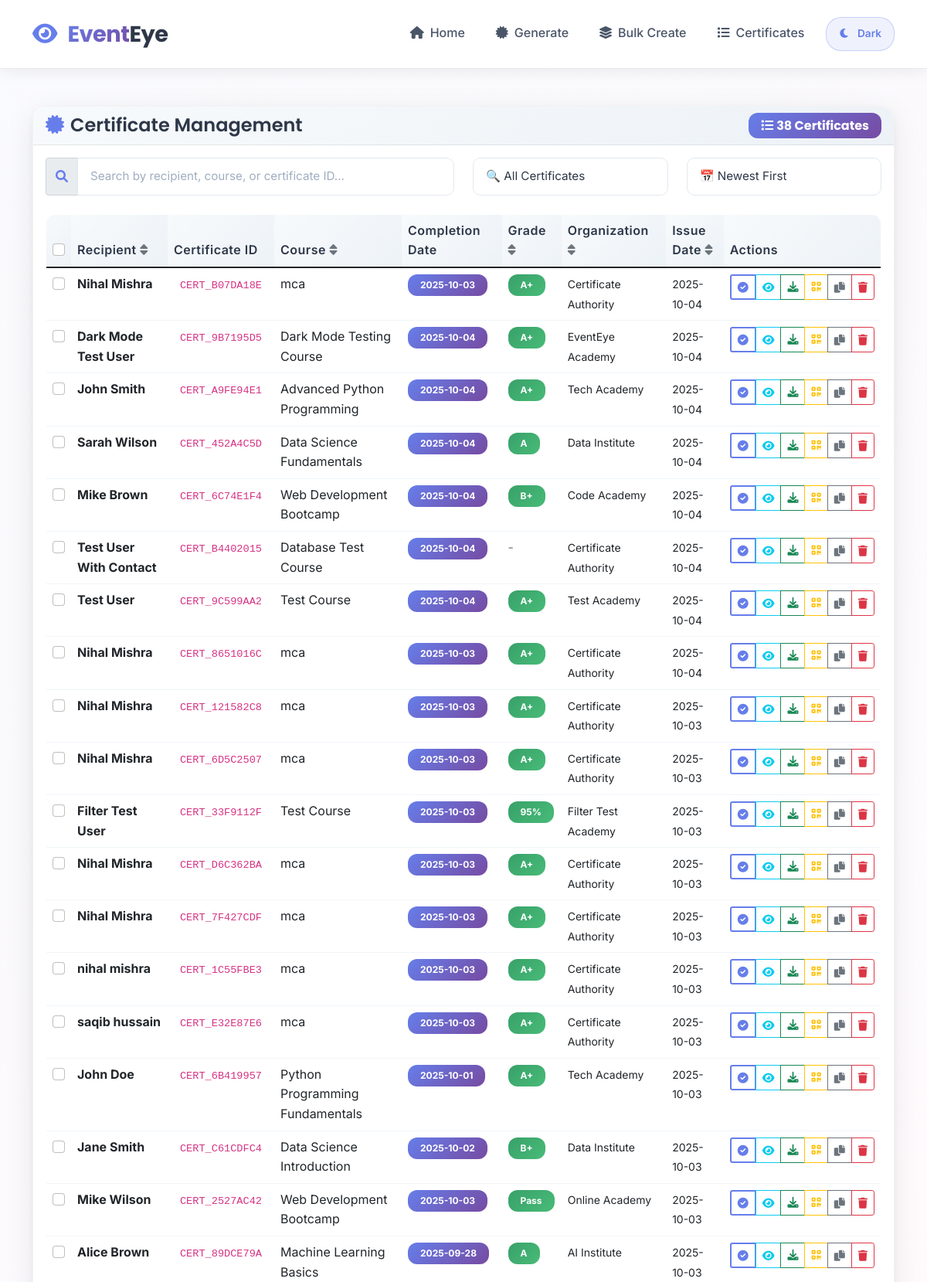
/certificates (upper part), run on the app's committed database.
### tables this page shows
CREATE TABLE certificates (
                id INTEGER PRIMARY KEY AUTOINCREMENT,
                certificate_id TEXT UNIQUE,
                recipient_name TEXT,
                course_name TEXT,
                completion_date TEXT,
                issue_date TEXT,
                instructor_name TEXT,
                organization TEXT,
                grade TEXT,
                certificate_hash TEXT,
                created_at TIMESTAMP DEFAULT CURRENT_TIMESTAMP
            , qr_code_data TEXT, file_path TEXT, is_active BOOLEAN DEFAULT 1, email TEXT, phone TEXT);

### enhanced_web.py (the view)
@app.route('/certificates')
def list_certificates():
    certificates = cert_gen.list_certificates()
    return render_template('certificates_list.html',
                         certificates=certificates,
                         full_features=FULL_FEATURES)

### certificate_generator.py (called while the page is built)
    def list_certificates(self) -> List[Dict]:
        conn = sqlite3.connect(self.database_path)
        cursor = conn.cursor()
        cursor.execute('SELECT * FROM certificates WHERE is_active = 1 ORDER BY created_at DESC')
        results = cursor.fetchall()
        columns = [description[0] for description in cursor.description]
        certificates = [dict(zip(columns, row)) for row in results]
        conn.close()
        return certificates

### templates/certificates_list.html (shortened to what this page needs)
{% extends "base.html" %}
{% block content %}
<div class="row">
    <div class="col-12">
        <div class="card">
            <div class="card-header d-flex justify-content-between align-items-center">
                <h4 class="mb-0" style="font-family: 'Poppins', sans-serif; font-weight: 600;">
                    <i class="fas fa-certificate me-2" style="color: #667eea;"></i>Certificate Management
                </h4>
                <span class="badge fs-6 px-3 py-2" style="background: linear-gradient(135deg, #667eea, #764ba2); color: white !important; border-radius: 12px;">
                    <i class="fas fa-list me-1"></i>{{ certificates|length }} Certificates
                </span>
            </div>
            <div class="card-body">
                {% if certificates %}
                <div class="row mb-4">
                    <div class="col-md-6">
                        <div class="input-group">
                            <span class="input-group-text">
                                <i class="fas fa-search" style="color: #667eea;"></i>
                            </span>
                            <input type="text" class="form-control" id="searchInput"
                                   placeholder="Search by recipient, course, or certificate ID...">
                        </div>
                    </div>
                    <div class="col-md-3">
                        <select class="form-select" id="filterSelect">
                            <option value="">🔍 All Certificates</option>
                        </select>
                    </div>
                    <div class="col-md-3">
                        <select class="form-select" id="sortSelect">
                            <option value="date-desc">📅 Newest First</option>
                        </select>
                    </div>
                </div>
                <div class="table-responsive">
                    <table class="table table-hover">
                        <thead class="table-dark">
                            <tr>
                                <th>
                                    <input type="checkbox" id="selectAllCerts" class="form-check-input" title="Select/Deselect All">
                                </th>
                                <th style="cursor: pointer;" onclick="quickSort('name')" title="Click to sort by Recipient">
                                    Recipient <i class="fas fa-sort text-muted"></i>
                                </th>
                                <th>Certificate ID</th>
                                <th style="cursor: pointer;" onclick="quickSort('course')" title="Click to sort by Course">
                                    Course <i class="fas fa-sort text-muted"></i>
                                </th>
                                <th>Completion Date</th>
                                <th style="cursor: pointer;" onclick="quickSort('grade')" title="Click to sort by Grade">
                                    Grade <i class="fas fa-sort text-muted"></i>
                                </th>
                                <th style="cursor: pointer;" onclick="quickSort('org')" title="Click to sort by Organization">
                                    Organization <i class="fas fa-sort text-muted"></i>
                                </th>
                                <th style="cursor: pointer;" onclick="quickSort('date')" title="Click to sort by Issue Date">
                                    Issue Date <i class="fas fa-sort text-muted"></i>
                                </th>
                                <th>Actions</th>
                            </tr>
                        </thead>
                        <tbody>
                            {% for cert in certificates %}
                            <tr>
                                <td>
                                    <input type="checkbox" class="form-check-input cert-checkbox"
                                           value="{{ cert.certificate_id }}"
                                           data-email="{{ cert.email or '' }}"
                                           data-phone="{{ cert.phone or '' }}"
                                           data-recipient="{{ cert.recipient_name }}"
                                           data-file="/download/{{ cert.certificate_id }}">
                                </td>
                                <td>
                                    <strong>{{ cert.recipient_name }}</strong>
                                </td>
                                <td>
                                    <code style="padding: 4px 8px; border-radius: 6px; font-size: 0.85rem;">{{ cert.certificate_id }}</code>
                                </td>
                                <td>{{ cert.course_name }}</td>
                                <td>
                                    <span class="badge px-3 py-2" style="background: linear-gradient(135deg, #667eea, #764ba2); border-radius: 12px; color: white !important;">{{ cert.completion_date }}</span>
                                </td>
                                <td>
                                    {% if cert.grade %}
                                        <span class="badge px-3 py-2" style="background: linear-gradient(135deg, #38a169, #48bb78); border-radius: 12px; color: white !important;">{{ cert.grade }}</span>
                                    {% else %}
                                        <span class="text-muted">-</span>
                                    {% endif %}
                                </td>
                                <td>
                                    <small>{{ cert.organization }}</small>
                                </td>
                                <td>
                                    <small>{{ cert.issue_date }}</small>
                                </td>
                                <td>
                                    <div class="btn-group btn-group-sm" role="group">
                                        <a href="/verify/{{ cert.certificate_id }}"
                                           class="btn btn-outline-primary btn-sm"
                                           title="Verify Certificate">
                                            <i class="fas fa-check-circle"></i>
                                        </a>
                                        <button class="btn btn-outline-info btn-sm"
                                                onclick="showDetails('{{ cert.certificate_id }}')"
                                                title="View Details">
                                            <i class="fas fa-eye"></i>
                                        </button>
                                        <a href="/download/{{ cert.certificate_id }}"
                                           class="btn btn-outline-success btn-sm"
                                           title="Download Certificate">
                                            <i class="fas fa-download"></i>
                                        </a>
                                        {% if full_features %}
                                        <a href="/qr/{{ cert.certificate_id }}"
                                           class="btn btn-outline-warning btn-sm"
                                           title="Download QR Code">
                                            <i class="fas fa-qrcode"></i>
                                        </a>
                                        {% endif %}
                                        <button class="btn btn-outline-secondary btn-sm"
                                                onclick="copyId('{{ cert.certificate_id }}')"
                                                title="Copy ID">
                                            <i class="fas fa-copy"></i>
                                        </button>
                                        <button class="btn btn-outline-danger btn-sm"
                                                onclick="deleteCertificate('{{ cert.certificate_id }}')"
                                                title="Delete Certificate">
                                            <i class="fas fa-trash"></i>
                                        </button>
                                    </div>
                                </td>
                            </tr>
                            {% endfor %}
                        </tbody>
                    </table>
                </div>
                {% endif %}
            </div>
        </div>
    </div>
</div>
{% endblock %}

### templates/base.html (shortened to what this page needs)
<!DOCTYPE html>
<html lang="en">
<head>
    <link href="https://cdn.jsdelivr.net/npm/bootstrap@5.1.3/dist/css/bootstrap.min.css" rel="stylesheet">
    <link href="https://cdnjs.cloudflare.com/ajax/libs/font-awesome/6.0.0/css/all.min.css" rel="stylesheet">
</head>
<body>
    <nav class="navbar navbar-expand-lg navbar-dark">
        <div class="container">
            <a class="navbar-brand fw-bold" href="/" style="font-size: 1.8rem;">
                <i class="fas fa-eye me-2" style="color: #667eea;"></i>
                <span class="brand-highlight">Event</span>Eye
            </a>
            <div class="collapse navbar-collapse" id="navbarNav">
                <ul class="navbar-nav ms-auto">
                    <li class="nav-item">
                        <a class="nav-link px-3 py-2 mx-1 rounded-pill" href="/">
                            <i class="fas fa-home me-2"></i>Home
                        </a>
                    </li>
                    <li class="nav-item">
                        <a class="nav-link px-3 py-2 mx-1 rounded-pill" href="/generate">
                            <i class="fas fa-certificate me-2"></i>Generate
                        </a>
                    </li>
                    <li class="nav-item">
                        <a class="nav-link px-3 py-2 mx-1 rounded-pill" href="/bulk_generate">
                            <i class="fas fa-layer-group me-2"></i>Bulk Create
                        </a>
                    </li>
                    <li class="nav-item">
                        <a class="nav-link px-3 py-2 mx-1 rounded-pill" href="/certificates">
                            <i class="fas fa-list me-2"></i>Certificates
                        </a>
                    </li>
                    <li class="nav-item ms-2">
                        <button class="theme-toggle" onclick="toggleTheme()">
                            <i class="fas fa-moon me-1" id="themeIcon"></i>
                            <span id="themeText">Dark</span>
                        </button>
                    </li>
                </ul>
            </div>
        </div>
    </nav>
    <main class="container my-5">
        {% block content %}{% endblock %}
    </main>
</body>
</html>

### templates/base.html (style rules this page uses)
* { margin: 0; padding: 0; box-sizing: border-box; }
body { background: #ffffff; min-height: 100vh; font-family: 'Inter', -apple-system, BlinkMacSystemFont, 'Segoe UI', sans-serif; color: #1a1a1a; line-height: 1.6; overflow-x: hidden; transition: background-color 0.3s ease, color 0.3s ease; }
body::before { content: ''; position: fixed; top: 0; left: 0; width: 100%; height: 100%; background: linear-gradient(135deg, #667eea 0%, #764ba2 25%, #f093fb 50%, #f5576c 75%, #4facfe 100%); opacity: 0.03; z-index: -1; pointer-events: none; }
.navbar { background: rgba(255, 255, 255, 0.95) !important; backdrop-filter: blur(20px); border-bottom: 1px solid rgba(0, 0, 0, 0.08); box-shadow: 0 2px 20px rgba(0, 0, 0, 0.08); padding: 1rem 0; }
.navbar-brand { font-family: 'Poppins', sans-serif; font-weight: 700; color: #2d3748 !important; font-size: 1.8rem; letter-spacing: -0.5px; }
.navbar-brand .brand-highlight { background: linear-gradient(135deg, #667eea 0%, #764ba2 100%); -webkit-background-clip: text; -webkit-text-fill-color: transparent; background-clip: text; }
.nav-link { color: #4a5568 !important; font-weight: 500; transition: all 0.3s ease; position: relative; }
.nav-link::after { content: ''; position: absolute; width: 0; height: 2px; bottom: 0; left: 50%; background: linear-gradient(135deg, #667eea, #764ba2); transition: all 0.3s ease; }
.card { background: rgba(255, 255, 255, 0.9); backdrop-filter: blur(20px); border: 1px solid rgba(0, 0, 0, 0.05); border-radius: 16px; box-shadow: 0 10px 40px rgba(0, 0, 0, 0.08), 0 4px 12px rgba(0, 0, 0, 0.05); transition: all 0.3s cubic-bezier(0.4, 0, 0.2, 1); }
.card-header { background: linear-gradient(135deg, #f7fafc 0%, #edf2f7 100%); border-bottom: 1px solid rgba(0, 0, 0, 0.08); border-radius: 16px 16px 0 0 !important; font-family: 'Poppins', sans-serif; font-weight: 600; color: #2d3748; }
.btn-outline-primary { border: 2px solid #667eea; color: #667eea; background: transparent; border-radius: 12px; padding: 10px 24px; font-weight: 600; transition: all 0.3s ease; }
.form-control, .form-select { background: rgba(255, 255, 255, 0.9); border: 1.5px solid #e2e8f0; color: #2d3748; border-radius: 10px; padding: 12px 16px; transition: all 0.3s ease; font-size: 0.95rem; }
.form-control::placeholder { color: #a0aec0; }
.table { background: rgba(255, 255, 255, 0.9); border-radius: 12px; border: 1px solid #e2e8f0; overflow: hidden; }
.table thead th { background: linear-gradient(135deg, #f7fafc 0%, #edf2f7 100%); border-color: #e2e8f0; color: #2d3748; font-weight: 600; letter-spacing: 0.5px; }
.table tbody tr { border-color: #f1f5f9; transition: all 0.3s ease; }
.theme-toggle { background: rgba(102, 126, 234, 0.1); border: 1px solid rgba(102, 126, 234, 0.3); border-radius: 20px; padding: 10px 16px; color: #667eea; transition: all 0.3s cubic-bezier(0.4, 0, 0.2, 1); cursor: pointer; font-size: 0.85rem; font-weight: 600; display: flex; align-items: center; gap: 6px; }
* { transition: background-color 0.3s ease, border-color 0.3s ease, color 0.3s ease; }

### data on the page
certificates: recipient_name "Nihal Mishra", certificate_id "CERT_B07DA18E", course_name "mca", completion_date "2025-10-03", grade "A+", organization "Certificate Authority", issue_date "2025-10-04"
certificates: recipient_name "Dark Mode Test User", certificate_id "CERT_9B7195D5", course_name "Dark Mode Testing Course", completion_date "2025-10-04", grade "A+", organization "EventEye Academy", issue_date "2025-10-04"
certificates: recipient_name "John Smith", certificate_id "CERT_A9FE94E1", course_name "Advanced Python Programming", completion_date "2025-10-04", grade "A+", organization "Tech Academy", issue_date "2025-10-04"
certificates: recipient_name "Sarah Wilson", certificate_id "CERT_452A4C5D", course_name "Data Science Fundamentals", completion_date "2025-10-04", grade "A", organization "Data Institute", issue_date "2025-10-04"
certificates: recipient_name "Mike Brown", certificate_id "CERT_6C74E1F4", course_name "Web Development Bootcamp", completion_date "2025-10-04", grade "B+", organization "Code Academy", issue_date "2025-10-04"
certificates: recipient_name "Test User With Contact", certificate_id "CERT_B4402015", course_name "Database Test Course", completion_date "2025-10-04", organization "Certificate Authority", issue_date "2025-10-04"
certificates: recipient_name "Test User", certificate_id "CERT_9C599AA2", course_name "Test Course", completion_date "2025-10-04", grade "A+", organization "Test Academy", issue_date "2025-10-04"
certificates: recipient_name "Nihal Mishra", certificate_id "CERT_8651016C", course_name "mca", completion_date "2025-10-03", grade "A+", organization "Certificate Authority", issue_date "2025-10-04"
certificates: recipient_name "Nihal Mishra", certificate_id "CERT_121582C8", course_name "mca", completion_date "2025-10-03", grade "A+", organization "Certificate Authority", issue_date "2025-10-03"
certificates: recipient_name "Nihal Mishra", certificate_id "CERT_6D5C2507", course_name "mca", completion_date "2025-10-03", grade "A+", organization "Certificate Authority", issue_date "2025-10-03"
certificates: recipient_name "Filter Test User", certificate_id "CERT_33F9112F", course_name "Test Course", completion_date "2025-10-03", grade "95%", organization "Filter Test Academy", issue_date "2025-10-03"
certificates: recipient_name "Nihal Mishra", certificate_id "CERT_D6C362BA", course_name "mca", completion_date "2025-10-03", grade "A+", organization "Certificate Authority", issue_date "2025-10-03"
certificates: recipient_name "Nihal Mishra", certificate_id "CERT_7F427CDF", course_name "mca", completion_date "2025-10-03", grade "A+", organization "Certificate Authority", issue_date "2025-10-03"
certificates: recipient_name "nihal mishra", certificate_id "CERT_1C55FBE3", course_name "mca", completion_date "2025-10-03", grade "A+", organization "Certificate Authority", issue_date "2025-10-03"
certificates: recipient_name "saqib hussain", certificate_id "CERT_E32E87E6", course_name "mca", completion_date "2025-10-03", grade "A+", organization "Certificate Authority", issue_date "2025-10-03"
certificates: recipient_name "John Doe", certificate_id "CERT_6B419957", course_name "Python Programming Fundamentals", completion_date "2025-10-01", grade "A+", organization "Tech Academy", issue_date "2025-10-03"
certificates: recipient_name "Jane Smith", certificate_id "CERT_C61CDFC4", course_name "Data Science Introduction", completion_date "2025-10-02", grade "B+", organization "Data Institute", issue_date "2025-10-03"
certificates: recipient_name "Mike Wilson", certificate_id "CERT_2527AC42", course_name "Web Development Bootcamp", completion_date "2025-10-03", grade "Pass", organization "Online Academy", issue_date "2025-10-03"
certificates: recipient_name "Alice Brown", certificate_id "CERT_89DCE79A", course_name "Machine Learning Basics", completion_date "2025-09-28", grade "A", organization "AI Institute", issue_date "2025-10-03"

### other printed values
{{ certificates|length }} "38"
